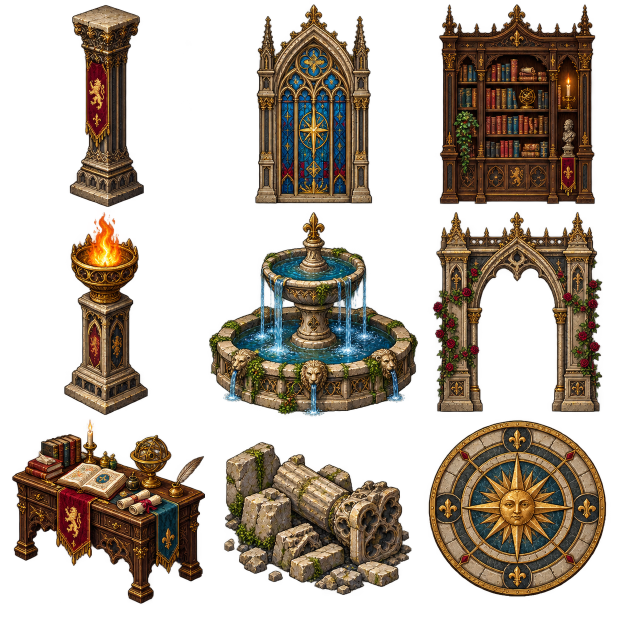
#> input picture tools/stand/generated/ornate-props.png, 1254 x 1254 px, found by its file name (shown at 1/2 size)
$ python cut-ornate.py
#> lines starting #> are read from the running program, lines starting #| are printed output that depends on the picture
"""Cut the approved production atlases into bundled Last Stand sprites and materials.

This only extracts, trims transparency and downsamples; the source artwork is retained.
Run from the repository root with Pillow installed.
"""
from pathlib import Path
from PIL import Image

out = Path('src/art/stand/ornate')
out.mkdir(parents=True, exist_ok=True)
props = Image.open('tools/stand/generated/ornate-props.png').convert('RGBA')
#> props is the input picture: PIL image 1254x1254 RGBA; mean R, G, B, A 45.3, 34.7, 23.2, 109.3
names = [('column',180), ('window',152), ('bookcase',132), ('brazier',104), ('fountain',138), ('arcade',156), ('desk',86), ('rubble',64), ('medallion',256)]
for i, (name, height) in enumerate(names):
    x, y = i % 3, i // 3
    box = (round(x * props.width / 3) + 3, round(y * props.height / 3) + 3,
           round((x + 1) * props.width / 3) - 3, round((y + 1) * props.height / 3) - 3)
    sprite = props.crop(box)
    bounds = sprite.getchannel('A').getbbox()
    assert bounds, name
    sprite = sprite.crop(bounds)
    sprite = sprite.resize((round(sprite.width * height / sprite.height), height), Image.Resampling.LANCZOS)
    sprite.save(out / f'{name}.png', optimize=True)
#> this loop made 9 passes
#> bounds on passes 1 to 9: (22, 0, 399, 412), (44, 0, 407, 412), (8, 0, 377, 412), (38, 0, 412, 412), (0, 1, 412, 412), (0, 0, 395, 412), (19, 0, 412, 391), (0, 18, 405, 391), (2, 0, 384, 363)
#> pass 1, `sprite = props.crop(box)`:
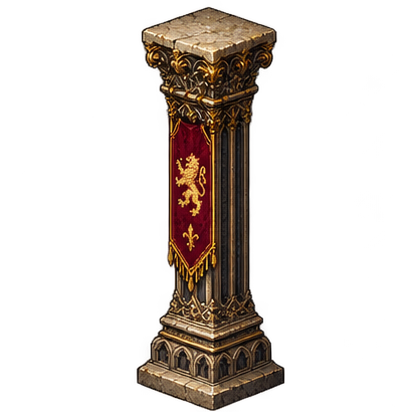
#> sprite: PIL image 412x412 RGBA; mean R, G, B, A 22.4, 15.4, 10.5, 55.5; transparent parts drawn white
#> after the loop:
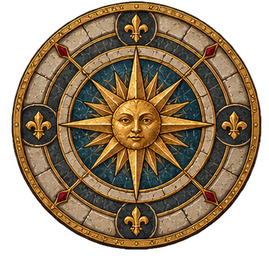
#> sprite: PIL image 269x256 RGBA; mean R, G, B, A 85.2, 66.6, 42.1, 177.8; transparent parts drawn white
materials = Image.open('tools/stand/generated/ornate-materials.png').convert('RGB')
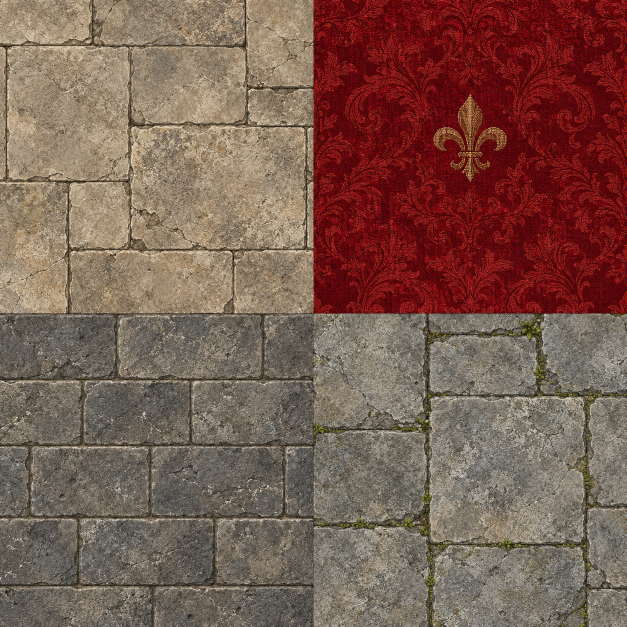
#> input picture tools/stand/generated/ornate-materials.png, 1254 x 1254 px, found by its file name (shown at 1/2 size)
#> materials is the input picture: PIL image 1254x1254 RGB; mean R, G, B 123.1, 92.4, 81.3
for i, name in enumerate(['limestone', 'velvet', 'masonry', 'paving']):
    x, y = i % 2, i // 2
    tile = materials.crop((x * materials.width // 2, y * materials.height // 2,
                           (x + 1) * materials.width // 2, (y + 1) * materials.height // 2))
    tile.resize((128, 128), Image.Resampling.LANCZOS).save(out / f'{name}.png', optimize=True)
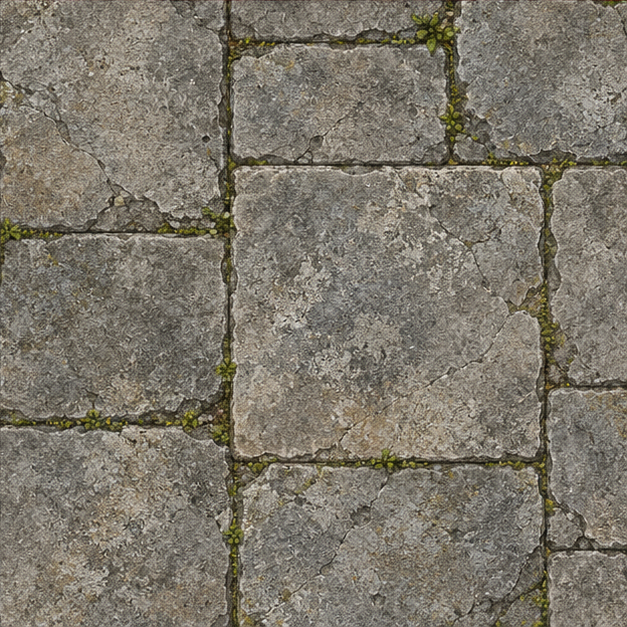
#> tile: PIL image 627x627 RGB; mean R, G, B 124.9, 118.9, 106.5
print('Cut nine sprites and four materials.')
garden = Image.open('tools/stand/generated/ornate-garden.png').convert('RGBA')
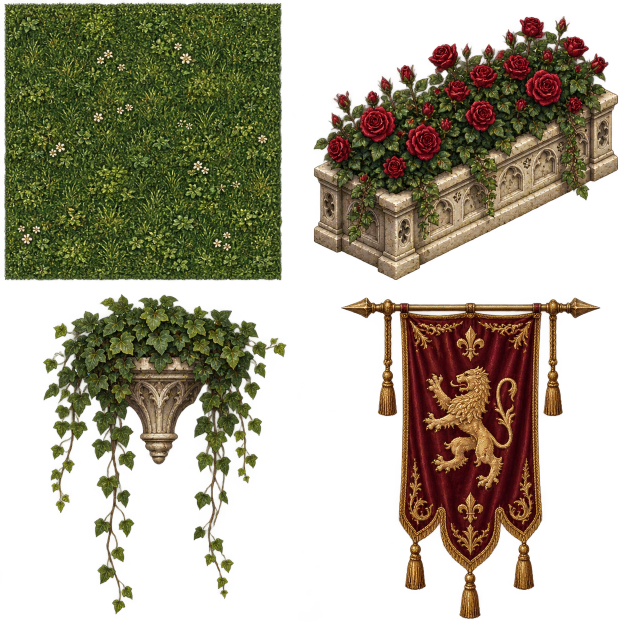
#> input picture tools/stand/generated/ornate-garden.png, 1254 x 1254 px, found by its file name (shown at 1/2 size)
#> garden is the input picture: PIL image 1254x1254 RGBA; mean R, G, B, A 46.7, 40.7, 20, 122.2
# The garden source uses unequal object padding: explicit source bounds avoid
# including the next row's ivy/banner tips in the grass and rose crops.
garden_crops = [
    ('grass', 128, (8, 8, 553, 553)),
    ('roses', 76, (610, 0, 1254, 575)),
    ('ivy', 108, (0, 580, 627, 1254)),
    ('banner', 118, (627, 580, 1254, 1254)),
]
for name, height, bounds in garden_crops:
    sprite = garden.crop(bounds)
    sprite = sprite.convert('RGB') if name == 'grass' else sprite.crop(sprite.getchannel('A').getbbox())
    size = (128, 128) if name == 'grass' else (round(sprite.width * height / sprite.height), height)
    sprite.resize(size, Image.Resampling.LANCZOS).save(out / f'{name}.png', optimize=True)
#> this loop made 4 passes
#> pass 1, `sprite.resize(size, Image.Resampling.LANCZOS).save(out / f'{name}.png'..`:
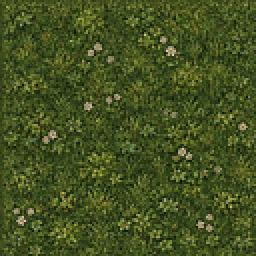
#> saved as grass.png: PIL image 128x128 RGB (shown 2 times larger); mean R, G, B 68.5, 82.4, 33
#> after the loop:
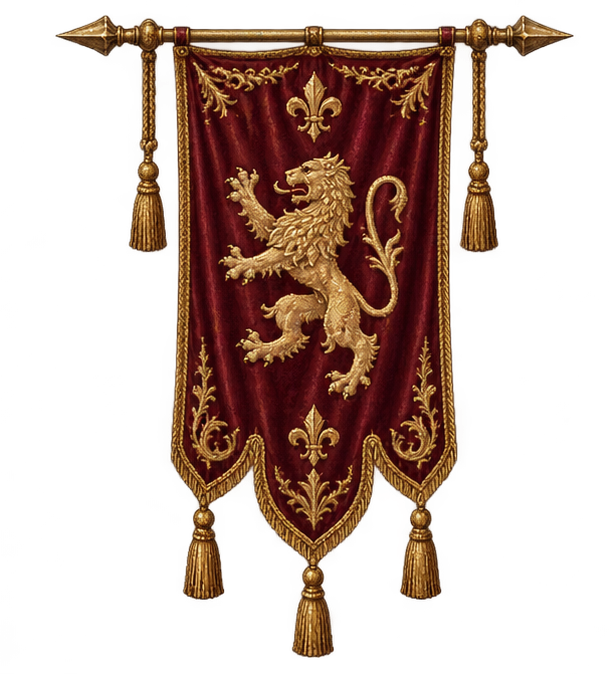
#> sprite: PIL image 611x674 RGBA; mean R, G, B, A 44.3, 23.5, 12.3, 92.8; transparent parts drawn white
print('Cut garden material, planter, ivy and banner.')
